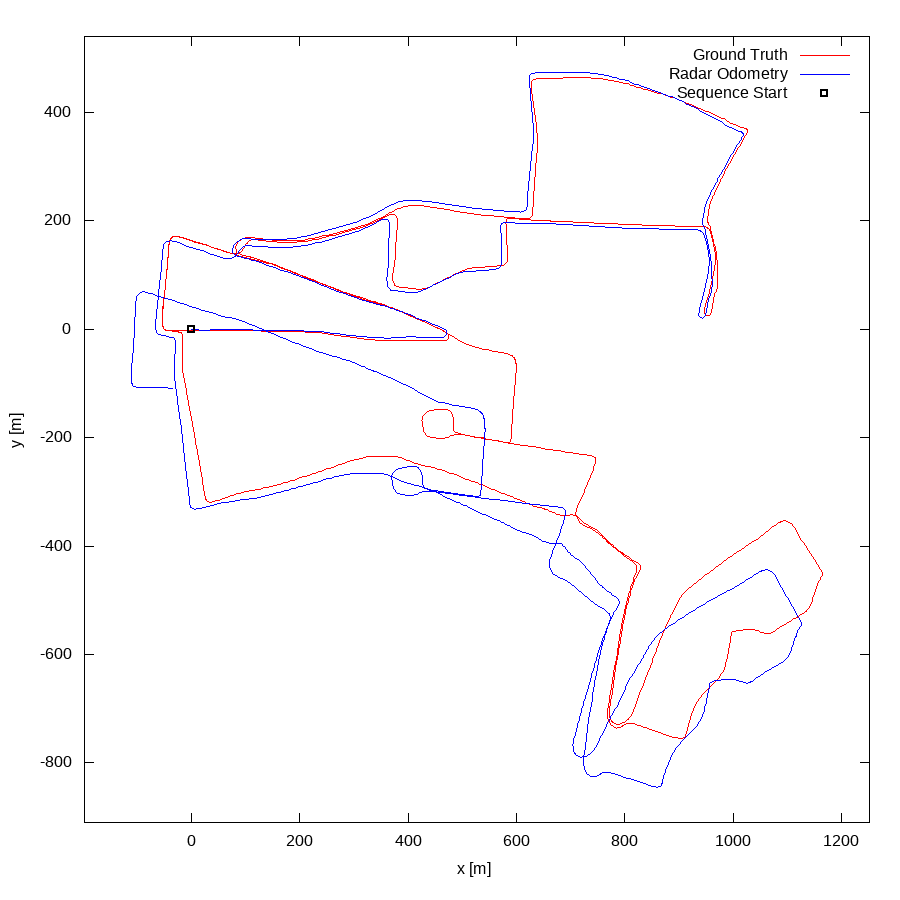

Source code (gnuplot):
set term postscript eps enhanced color
set output "10.eps"
set size ratio -1
set xrange [-198:1252]
set yrange [-910:540]
set xlabel "x [m]"
set ylabel "y [m]"
plot "10.txt" using 1:2 lc rgb "#FF0000" title 'Ground Truth' w lines,"10.txt" using 3:4 lc rgb "#0000FF" title 'Radar Odometry' w lines,"< head -1 10.txt" using 1:2 lc rgb "#000000" pt 4 ps 1 lw 2 title 'Sequence Start' w points
